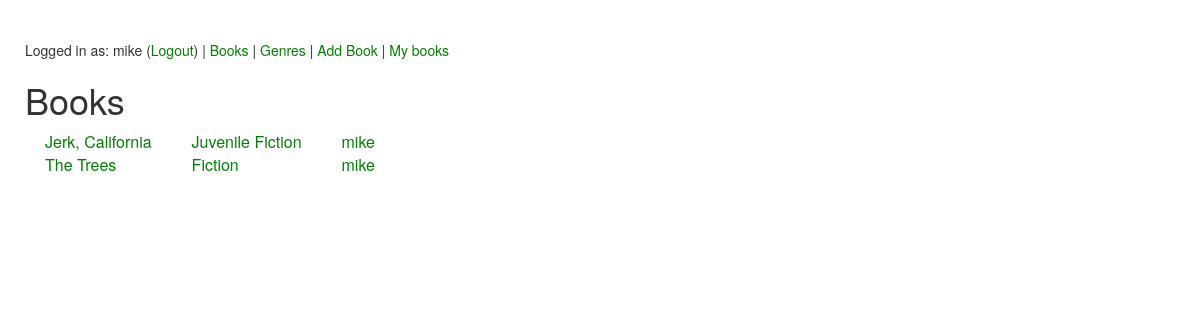
Before: /lib/books/ (signed in) with the older database file.
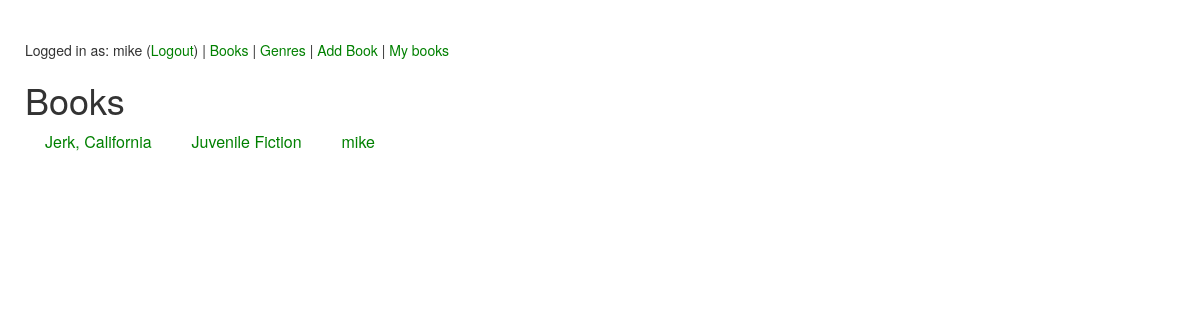
After: the same page with the newer database file.
### lib/models.py (models this page shows, shortened)
class Book(models.Model):
    location = models.ForeignKey(Location, on_delete=models.CASCADE, null=True)
    owner = models.ForeignKey(User, on_delete=models.CASCADE, null=True)
    title = models.CharField(max_length=200, null=True)
    isbn = models.IntegerField(default=-1)
    author = models.CharField(max_length=200,null=True)
    thumbnail = models.URLField(max_length=500,null=True)
    description = models.CharField(max_length=3000,null=True)
    preview = models.CharField(max_length=200,null=True)

class Category(models.Model):
    category = models.CharField(max_length=200, unique=True)
    book = models.ManyToManyField(Book)
    def __str__(self):
        return self.category

### lib/views.py (the view)
@login_required
def booksview(request):
    object_list = Book.objects.all()
    object_list = [ b for b in object_list if is_group_match(b.owner,request.user) ]
    context = {'object_list':object_list}
    return render(request, 'lib/books.html', context)

### lib/views.py (called while the page is built)
def is_group_match(user1, user2):
    return any(x in user1.groups.all() for x in user2.groups.all())

### lib/templates/lib/books.html (shortened to what this page needs)
{% extends "base.html" %}
{% block content %}
{% if object_list %}
<h1>Books</h1>
  <table>
    {% for book in object_list %}
  <tr>
    <td><a href="{% url 'lib:book' book.id %}">{{book.title}}</a></td>
    <td>{% for cat in book.category_set.all%}
      <a href="{% url 'lib:genre' cat.id %}">{{cat}} </a>
      {% endfor %}</td>
    <td><a href="{% url 'lib:profile' book.owner %}">{{book.owner.username}}</a>
  </tr>
    {% endfor %}
  </table>
{% else %}
  <p>No books available</p>
{% endif %}
{% endblock %}

Changed rows visible on the page:
removed Book: title "The Trees", owner.username "mike"
no longer on this page (row unchanged): Category: category "Fiction", shown under "The Trees"
